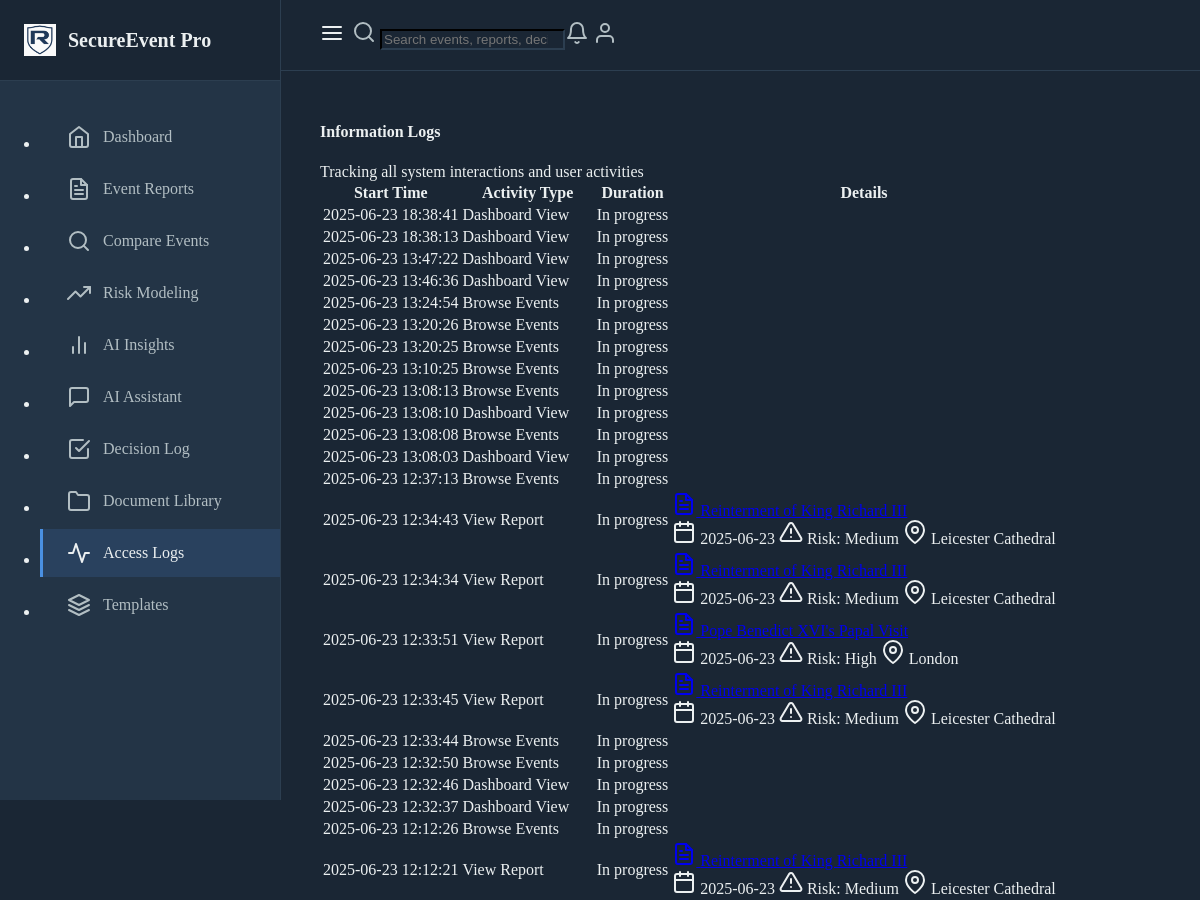
/access_logs (upper part), run on an earlier commit of the app's database.
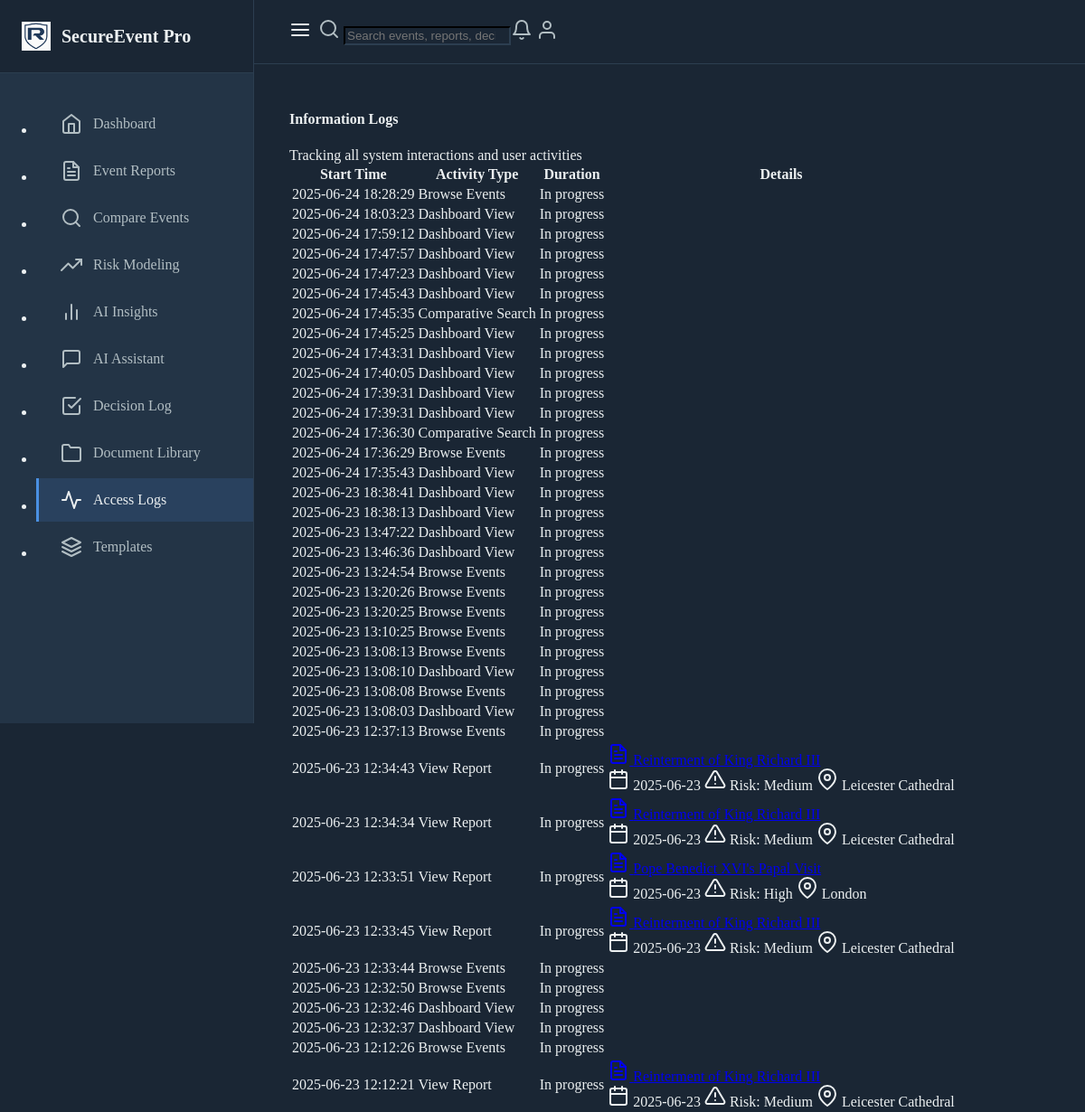
And on a later commit of the database.
### models.py (models this page shows, shortened)
class ActivityLog(db.Model):
    id = db.Column(db.Integer, primary_key=True)
    event_report_id = db.Column(db.Integer, db.ForeignKey('event_report.id'), nullable=True)
    activity_type = db.Column(db.String(50), nullable=False)
    started_at = db.Column(db.DateTime, default=datetime.utcnow)
    ended_at = db.Column(db.DateTime)
    duration_seconds = db.Column(db.Integer)
    user_identifier = db.Column(db.String(100))
    session_id = db.Column(db.String(100))
    search_query = db.Column(db.String(500))
    filters_applied = db.Column(db.JSON, default=dict)
    interaction_details = db.Column(db.JSON, default=dict)
    related_resources = db.Column(db.JSON, default=list)
    user_decisions = db.Column(db.JSON, default=list)
    notes = db.Column(db.Text)

### routes.py (the view)
@app.route("/access_logs")
def view_access_logs():
    logs = ActivityLog.query.order_by(ActivityLog.started_at.desc()).all()
    return render_template("access_log.html", logs=logs)

### routes.py (called while the page is built)
@app.before_request
def before_request():
    g.start_time = datetime.utcnow()
    g.activity_log = None

@app.after_request
def after_request(response):
    if hasattr(g, "activity_log") and g.activity_log:
        end_activity_tracking(g.activity_log)
    return response

### templates/access_log.html (shortened to what this page needs)
{% extends "base.html" %}
{% block content %}
<div class="container">
    <div class="d-flex justify-content-between align-items-center mb-4">
        <h4 class="mb-0">Information Logs</h4>
        <div class="text-muted">
            Tracking all system interactions and user activities
        </div>
    </div>
    <div class="table-responsive">
        <table class="table table-hover">
            <thead>
                <tr>
                    <th>Start Time</th>
                    <th>Activity Type</th>
                    <th>Duration</th>
                    <th>Details</th>
                </tr>
            </thead>
            <tbody>
                {% for log in logs %}
                <tr>
                    <td>{{ log.started_at.strftime('%Y-%m-%d %H:%M:%S') }}</td>
                    <td>
                        <span class="badge bg-{{ 'primary' if log.activity_type == 'view_report' else 'info' if log.activity_type == 'search' else 'secondary' }}">
                            {{ log.activity_type|replace('_', ' ')|title }}
                        </span>
                    </td>
                    <td>
                        {% if log.duration_seconds %}
                            {{ log.duration_seconds }} seconds
                        {% else %}
                            In progress
                        {% endif %}
                    </td>
                    <td>
                        {% if log.event_report %}
                            <div class="mb-2">
                                <a href="{{ url_for('view_report', report_id=log.event_report.id) }}" class="text-decoration-none">
                                    <i data-feather="file-text" class="feather-sm me-1"></i>
                                </a>
                            </div>
                            {% if log.interaction_details %}
                                <div class="small text-muted">
                                    {% if log.interaction_details.document_date %}
                                        <span class="me-2">
                                            <i data-feather="calendar" class="feather-sm me-1"></i>
                                            {{ log.interaction_details.document_date }}
                                        </span>
                                    {% endif %}
                                    {% if log.interaction_details.risk_level %}
                                        <span class="me-2">
                                            <i data-feather="alert-triangle" class="feather-sm me-1"></i>
                                            Risk: {{ log.interaction_details.risk_level }}
                                        </span>
                                    {% endif %}
                                    {% if log.interaction_details.location %}
                                        <span>
                                            <i data-feather="map-pin" class="feather-sm me-1"></i>
                                            {{ log.interaction_details.location }}
                                        </span>
                                    {% endif %}
                                </div>
                            {% endif %}
                        {% endif %}
                    </td>
                </tr>
                {% endfor %}
            </tbody>
        </table>
    </div>
</div>
{% endblock %}

### templates/base.html (shortened to what this page needs)
<!DOCTYPE html>
<html lang="en" data-bs-theme="dark">
<head>
    <link href="https://cdn.replit.com/agent/bootstrap-agent-dark-theme.min.css" rel="stylesheet">
    <link href="https://cdn.jsdelivr.net/npm/feather-icons/dist/feather.min.css" rel="stylesheet">
</head>
<body>
    <div class="sidebar" id="sidebar">
        <div class="sidebar-header">
            <a href="/" class="sidebar-brand">
                <img src="{{ url_for('static', filename='img/SEP_logo.png') }}" alt="SEP Logo" style="height: 32px; width: 32px;">
                <span>SecureEvent Pro</span>
            </a>
        </div>
        <nav class="sidebar-nav">
            <ul class="nav flex-column">
                <li class="nav-item">
                    <a class="nav-link {{ 'active' if request.endpoint == 'dashboard' }}" href="{{ url_for('dashboard') }}">
                        <i data-feather="home"></i>
                        <span>Dashboard</span>
                    </a>
                </li>
                <li class="nav-item">
                    <a class="nav-link {{ 'active' if request.endpoint == 'index' }}" href="{{ url_for('index') }}">
                        <i data-feather="file-text"></i>
                        <span>Event Reports</span>
                    </a>
                </li>
                <li class="nav-item">
                    <a class="nav-link {{ 'active' if request.endpoint == 'comparative_search' }}" href="{{ url_for('comparative_search') }}">
                        <i data-feather="search"></i>
                        <span>Compare Events</span>
                    </a>
                </li>
                <li class="nav-item">
                    <a class="nav-link {{ 'active' if request.endpoint == 'modeling' }}" href="{{ url_for('modeling') }}">
                        <i data-feather="trending-up"></i>
                        <span>Risk Modeling</span>
                    </a>
                </li>
                <li class="nav-item">
                    <a class="nav-link {{ 'active' if request.endpoint == 'insights' }}" href="{{ url_for('insights') }}">
                        <i data-feather="bar-chart-2"></i>
                        <span>AI Insights</span>
                    </a>
                </li>
                <li class="nav-item">
                    <a class="nav-link {{ 'active' if request.endpoint == 'chat' }}" href="{{ url_for('chat') }}">
                        <i data-feather="message-square"></i>
                        <span>AI Assistant</span>
                    </a>
                </li>
                <li class="nav-item">
                    <a class="nav-link {{ 'active' if request.path == url_for('decision_log') }}" href="{{ url_for('decision_log') }}">
                        <i data-feather="check-square"></i>
                        <span>Decision Log</span>
                    </a>
                </li>
                <li class="nav-item">
                    <a class="nav-link {{ 'active' if request.path == url_for('document_library') }}" href="{{ url_for('document_library') }}">
                        <i data-feather="folder"></i>
                        <span>Document Library</span>
                    </a>
                </li>
                <li class="nav-item">
                    <a class="nav-link {{ 'active' if request.path == url_for('view_access_logs') }}" href="{{ url_for('view_access_logs') }}">
                        <i data-feather="activity"></i>
                        <span>Access Logs</span>
                    </a>
                </li>
                <li class="nav-item">
                    <a class="nav-link {{ 'active' if request.endpoint == 'list_templates' }}" href="{{ url_for('list_templates') }}">
                        <i data-feather="layers"></i>
                        <span>Templates</span>
                    </a>
                </li>
            </ul>
        </nav>
    </div>
    <div class="flex-grow-1">
        <header class="top-header" id="topHeader">
            <button class="sidebar-toggle-btn" id="sidebarToggle">
                <i data-feather="menu"></i>
            </button>
            <div class="header-search flex-grow-1 mx-3 mx-md-4">
                <form class="d-flex" role="search">
                    <div class="input-group">
                        <span class="input-group-text bg-transparent border-end-0" id="search-addon"><i data-feather="search"></i></span>
                        <input class="form-control border-start-0" type="search" placeholder="Search events, reports, decisions..." aria-label="Search" aria-describedby="search-addon">
                    </div>
                </form>
            </div>
            <div class="header-actions d-flex align-items-center gap-3">
                <a href="#" class="nav-link"><i data-feather="bell"></i></a>
                <a href="#" class="nav-link"><i data-feather="user"></i></a>
            </div>
        </header>
        <main class="main-content" id="mainContent">
            {% block content %}{% endblock %}
        </main>
    </div>
</body>
</html>

### templates/base.html (style rules this page uses)
:root { --primary-color: #4A90E2; --secondary-color: #2C3E50; --accent-color: #3498DB; --background-dark: #1A2634; --card-bg: #233446; --text-primary: #ECF0F1; --text-secondary: #B2BEC3; }
body { background-color: var(--background-dark); color: var(--text-primary); }
.nav-link.active { color: var(--primary-color) !important; }
.nav-link { font-weight: 500; }
.nav-link.active { color: var(--bs-primary) !important; }
.sidebar-toggle-btn { background: none; border: none; color: var(--text-primary); font-size: 1.25rem; padding: 0.5rem; cursor: pointer; border-radius: 4px; transition: background-color 0.2s ease; }
.main-content { min-height: calc(100vh - 280px); padding: 2rem 0; margin-left: 280px; transition: margin-left 0.3s ease; }
.sidebar { position: fixed; top: 0; left: 0; height: 100vh; width: 280px; background-color: var(--card-bg); border-right: 1px solid var(--secondary-color); z-index: 1000; overflow-y: auto; transition: all 0.3s ease; }
.sidebar-header { padding: 1.5rem; border-bottom: 1px solid var(--secondary-color); background-color: var(--background-dark); }
.sidebar-brand { display: flex; align-items: center; gap: 0.75rem; font-size: 1.25rem; font-weight: 600; color: var(--text-primary); text-decoration: none; }
.sidebar-nav { padding: 1rem 0; }
.sidebar-nav .nav-item { margin-bottom: 0.25rem; }
.sidebar-nav .nav-link { display: flex; align-items: center; gap: 0.75rem; padding: 0.75rem 1.5rem; color: var(--text-secondary); text-decoration: none; transition: all 0.2s ease; border-left: 3px solid transparent; white-space: nowrap; }
.sidebar-nav .nav-link.active { background-color: rgba(74, 144, 226, 0.15); color: var(--primary-color); border-left-color: var(--primary-color); }
.header-search .form-control { background-color: var(--background-dark); border-color: var(--secondary-color); color: var(--text-primary); }
.header-search .input-group-text { border-color: var(--secondary-color); color: var(--text-secondary); }
.header-actions .nav-link { color: var(--text-secondary); }
.top-header { position: fixed; top: 0; left: 280px; right: 0; height: 70px; background-color: var(--background-dark); border-bottom: 1px solid var(--secondary-color); z-index: 999; display: flex; align-items: center; padding: 0 2rem; transition: left 0.3s ease; }
.main-content { margin-top: 70px; margin-left: 280px; min-height: calc(100vh - 70px); padding: 2rem; transition: margin-left 0.3s ease; }
.badge { font-weight: 500; }

What changed in the data, as far as the page shows it:
added ActivityLog: started_at "2025-06-24 18:28:29", activity_type "Browse Events", duration_seconds "In progress"
added ActivityLog: started_at "2025-06-24 18:03:23", activity_type "Dashboard View", duration_seconds "In progress"
added ActivityLog: started_at "2025-06-24 17:59:12", activity_type "Dashboard View", duration_seconds "In progress"
added ActivityLog: started_at "2025-06-24 17:47:57", activity_type "Dashboard View", duration_seconds "In progress"
added ActivityLog: started_at "2025-06-24 17:47:23", activity_type "Dashboard View", duration_seconds "In progress"
added ActivityLog: started_at "2025-06-24 17:45:43", activity_type "Dashboard View", duration_seconds "In progress"
added ActivityLog: started_at "2025-06-24 17:45:35", activity_type "Comparative Search", duration_seconds "In progress"
added ActivityLog: started_at "2025-06-24 17:45:25", activity_type "Dashboard View", duration_seconds "In progress"
added ActivityLog: started_at "2025-06-24 17:43:31", activity_type "Dashboard View", duration_seconds "In progress"
added ActivityLog: started_at "2025-06-24 17:40:05", activity_type "Dashboard View", duration_seconds "In progress"
added ActivityLog: started_at "2025-06-24 17:39:31", activity_type "Dashboard View", duration_seconds "In progress"
added ActivityLog: started_at "2025-06-24 17:39:31", activity_type "Dashboard View", duration_seconds "In progress"
added ActivityLog: started_at "2025-06-24 17:36:30", activity_type "Comparative Search", duration_seconds "In progress"
added ActivityLog: started_at "2025-06-24 17:36:29", activity_type "Browse Events", duration_seconds "In progress"
added ActivityLog: started_at "2025-06-24 17:35:43", activity_type "Dashboard View", duration_seconds "In progress"
